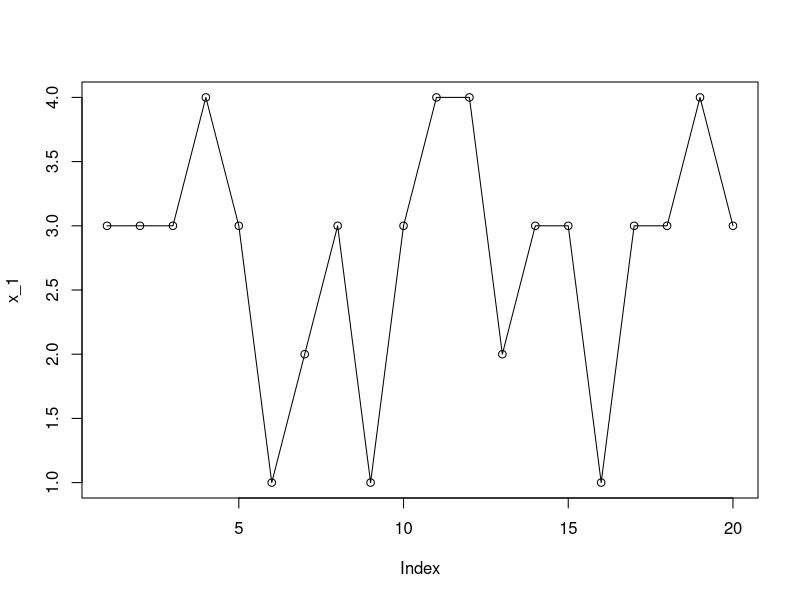
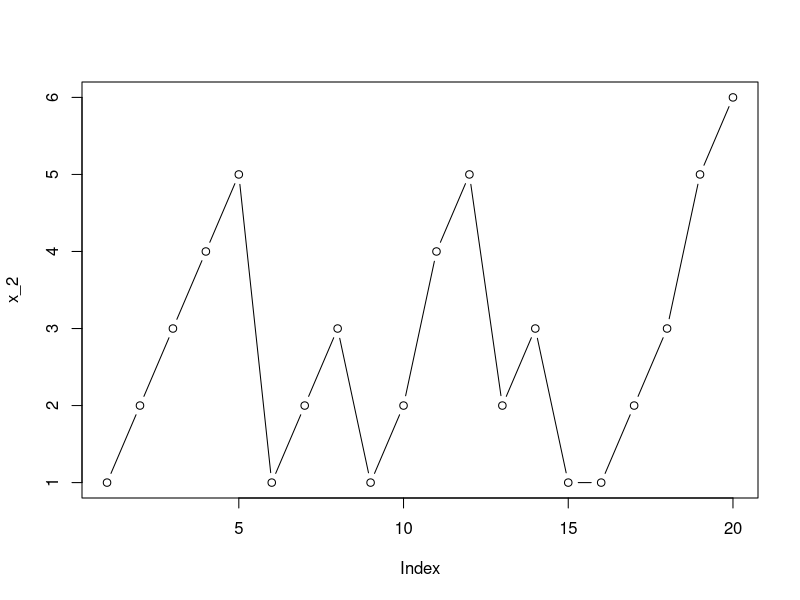
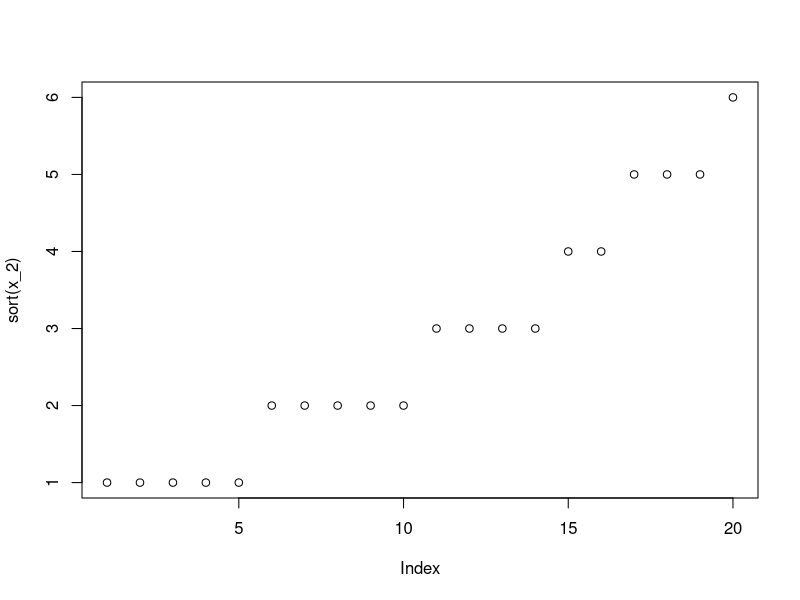
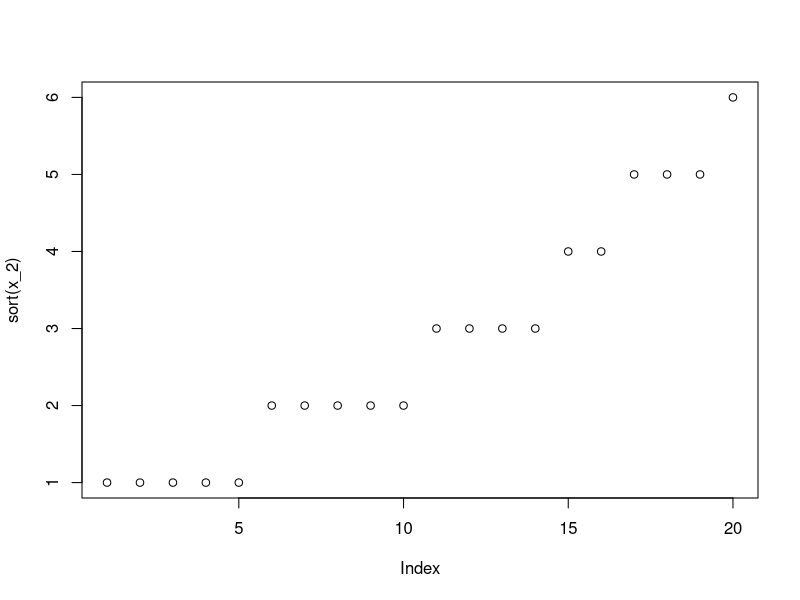
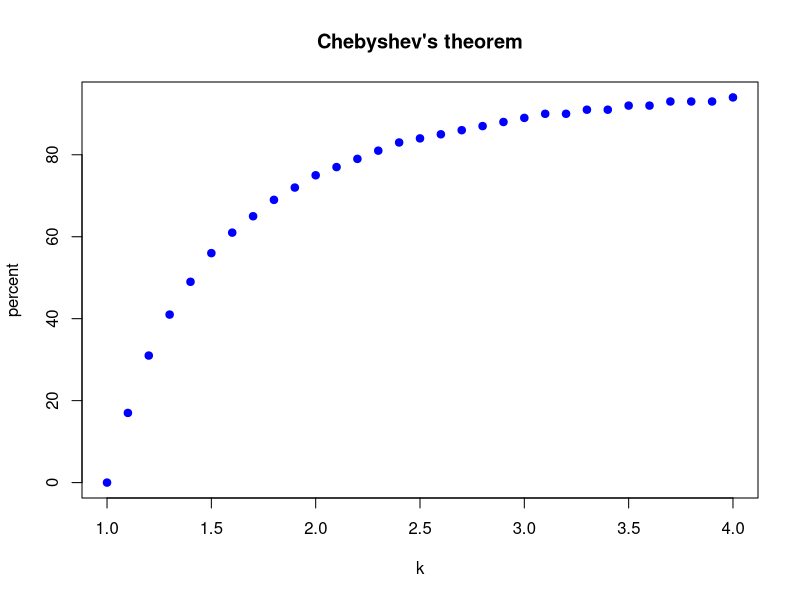

Write R code to recreate these figures, in order.
## ---- chunk 1
3924600%%6
## ---- chunk 2
f=function(x) 2/((x+1)^3)
integrate(f,0,Inf) 
## ---- chunk 3
E_f=function(x) x*2/((x+1)^3)
integrate(E_f,0,Inf) 
## ---- chunk 4
f2=function(x) 0.128*exp(-x/100)
integrate(f2,120,150) 
## ---- chunk 5
E_f2=function(x) x*0.128*exp(-x/100)
integrate(E_f2,120,150) 
## ---- chunk 6
x_1 <- c(3,3,3,4,3,1,2,3,1,3,4,4,2,3,3,1,3,3,4,3) # our data set
plot(x_1,type = 'o')
## ---- chunk 7
mean_1 = mean(x_1) # calculate mean
var_1 = var(x_1)
mean_1
var_1
## ---- chunk 8
x_2 <- c(1,2,3,4,5,1,2,3,1,2,4,5,2,3,1,1,2,3,5,6) # our data set
plot(x_2,type = 'b')
## ---- chunk 9
(mean_2 = mean(x_2)) # calculate mean
(var_2 = var(x_2)) 
## ---- chunk 10
plot(sort(x_2),type = 'p')
## ---- chunk 11
summary(x_1)
## ---- chunk 12
summary(x_2)
## ---- chunk 13
plot(sort(x_2),type = 'p')
## ---- chunk 14
set.seed(123)
mu <- rpois(24, 5)  # true mean call center wait times
mu
list.df <- lapply(mu, function(x) rpois(10000, x))  # 10k call center workers per hour
str(list.df)
## ---- chunk 15
mean.each.hour <- sapply(list.df, mean)
sd.each.hour <- sapply(list.df, sd)
## ---- chunk 16
mean.each.hour
sd.each.hour
## ---- chunk 17
p95.each.hour <- sapply(list.df, function(x) quantile(x, probs = 0.95))
p95.each.hour
## ---- chunk 18
Chebyshev.k <- function(rt_prob=0.05){k = sqrt(1 / rt_prob)}
k <- Chebyshev.k(0.05)
k
## ---- chunk 19
install.packages('chebpol')
## ---- chunk 20
Chebyshev.max <- function(means, stds, rt_probs){
  k <- Chebyshev.k(rt_probs)
  theoretical.max <- means + k*stds
  return(theoretical.max)
}
p95.theoretical <- Chebyshev.max(mean.each.hour, sd.each.hour, rt_probs=0.05)
p95.theoretical >= p95.each.hour
## ---- chunk 21
k <- seq(1,4,by = 0.1)
auc <- 1-(1/k^2)
auc.percent <- round(auc*100)
cbind(k,auc.percent)
## ---- chunk 22
plot(k, 
     auc.percent, 
     col = 'blue', 
     pch = 19, 
     xlab = 'k', 
     ylab = 'percent', 
     main = 'Chebyshev\'s theorem' )
